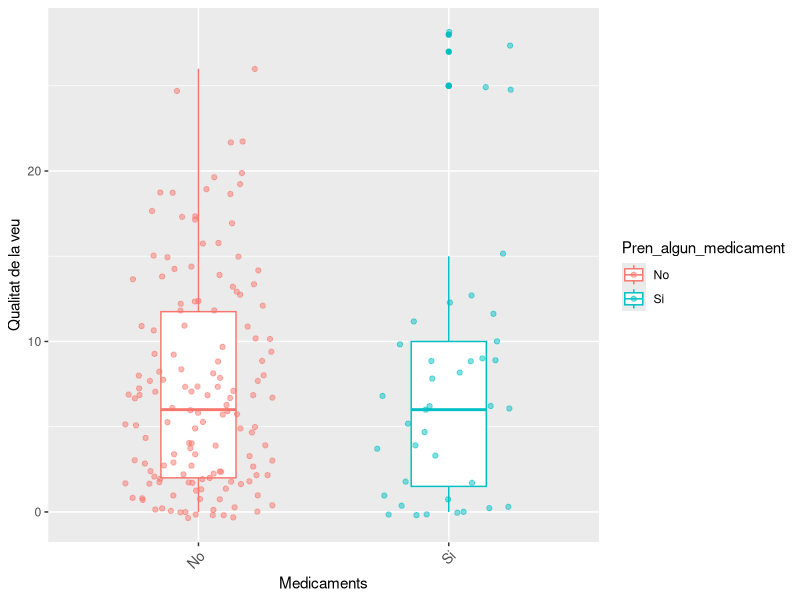
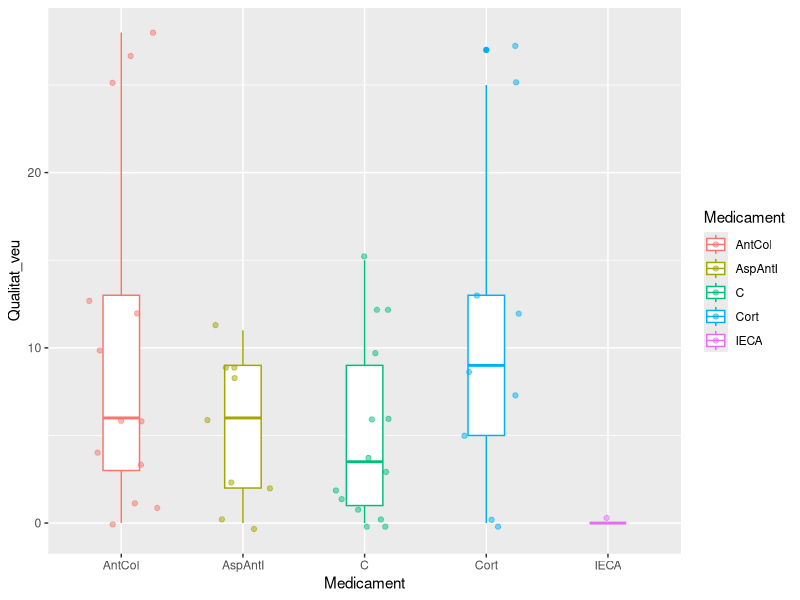

The R script that drew these images, in order:
## ---- chunk 1
library("tidyverse")
data <- read_csv2(file = "data/Salut_Vocal_anonimizada.csv" )
data <- data %>%
  select(-ncol(data))
## ---- chunk 2
data %>% head(5)
## ---- chunk 3
CNam = c()
 for (i in 1:37){
   CNam = c(CNam, paste0("col",as.character(i)))
 }
names(data) = CNam


## ---- chunk 4
data <- data %>% 
  mutate(across(tail(names(data),10), ~case_when(
    .=='Mai'~0,
    .=='Gairebé mai' ~1,
    .=='A vegades'~2,
    .=='Gairebé sempre'~3,
    .=='Sempre' ~4)))
## ---- chunk 5
data <- data %>% 
  mutate(SCORE = rowSums(across(tail(names(data),10)),
                         na.rm = TRUE))
## ---- chunk 6
sub_data <- data %>% select(col1,col25,SCORE)
sub_data %>% head(10)
## ---- chunk 7
# Cram un subdata amb la funcio str_count() 
  
sub_data2 <- sub_data %>% mutate(
  No = str_count(sub_data$col25,pattern = 'No'),
  CortIn = str_count(sub_data$col25,pattern = 'Corticosteroides inhalats'),
  AntD = str_count(sub_data$col25,pattern = 'Antidepresius'),
  AntCol = str_count(sub_data$col25, pattern = 'Anticolinérgics'),
  AspAntI = str_count(sub_data$col25, pattern = 'Aspirina'),
  IECA = str_count(sub_data$col25, pattern = 'IECA'),
  Diur = str_count(sub_data$col25, pattern = 'Diurètics'),
  Clor = str_count(sub_data$col25, pattern = 'Clorpromazina'),
  LD = str_count(sub_data$col25,pattern = 'L-Dopa'),
  C = str_count(sub_data$col25, pattern = 'Vitamina C'),
  Dan = str_count(sub_data$col25, pattern = 'Danazol'),
  .before = SCORE
)

## ---- chunk 8
# Cream el mateix subdata amb la funció str_detect()
sub_data3 <- sub_data %>% mutate(
  
  No = if_else(str_detect(sub_data$col25,pattern = 'No'),'No','Si'),
  CortIn = if_else(str_detect(sub_data$col25,pattern = 'Corticosteroides inhalats'),'Cort','No'),
  AntD = if_else(str_detect(sub_data$col25,pattern = 'Antidepresius'),'AntD','No'),
  AntCol = if_else(str_detect(sub_data$col25, pattern = 'Anticolinérgics'),'AntCol','No'),
  AspAntI = if_else(str_detect(sub_data$col25, pattern = 'Aspirina'),'AspAntI','No'),
  IECA = if_else(str_detect(sub_data$col25, pattern = 'IECA'),'IECA','No'),
  Diur = if_else(str_detect(sub_data$col25, pattern = 'Diurètics'),'Diur','No'),
  Clor = if_else(str_detect(sub_data$col25, pattern = 'Clorpromazina'),'Clor','No'),
  LD = if_else(str_detect(sub_data$col25,pattern = 'L-Dopa'),'L-Dopa','No'),
  C = if_else(str_detect(sub_data$col25, pattern = 'Vitamina C'),'C','No'),
  Dan = if_else(str_detect(sub_data$col25, pattern = 'Danazol'),'Dan','No'),
  .before = SCORE
  )


## ---- chunk 9
dat_si_no <- sub_data3 %>% select(No,SCORE)
names(dat_si_no) <- c('Pren_algun_medicament', 'Qualitat')


ggplot(data=dat_si_no, aes(x = Pren_algun_medicament,y=Qualitat))+geom_boxplot(aes(color=Pren_algun_medicament),width=0.3)+
  geom_jitter(aes(color = Pren_algun_medicament), alpha = 0.5, 
              show.legend = TRUE, 
              position = position_jitter(width = 0.3, seed = 0))+scale_x_discrete(labels=c("No","Si"))+
  labs(x = "Medicaments", y = "Qualitat de la veu")+
theme(
    axis.text.x = element_text(size = 10, angle = 45, hjust = 1))

## ---- chunk 10
length(dat_si_no %>% select(Pren_algun_medicament) %>% filter(Pren_algun_medicament =='Si') %>% .$Pren_algun_medicament)
## ---- chunk 11
dat_graf_2 <- tibble(
  Medicament = c(),
  Qualitat_veu = c()
)
Nobres <- sub_data3 %>% select(4:13) %>% names()
for (i in 1:10){
  D <- sub_data3[c(Nobres[i], 'SCORE')]
  names(D) <- c('Medicament','Qualitat_veu')
  D <- D %>% filter(Medicament != 'No')
  dat_graf_2 <- rbind(dat_graf_2,D)
}

## ---- chunk 12
ggplot(data=dat_graf_2, aes(x = Medicament,y=Qualitat_veu))+geom_boxplot(aes(color=Medicament),width=0.3)+
  geom_jitter(aes(color = Medicament), alpha = 0.5, 
              show.legend = TRUE, 
              position = position_jitter(width = 0.3, seed = 0))

## ---- chunk 13

## ---- chunk 14
dat_graf_2<-na.omit(dat_graf_2)
summary(dat_graf_2$Medicament)
summary(aov(Qualitat_veu~Medicament, dat_graf_2))
